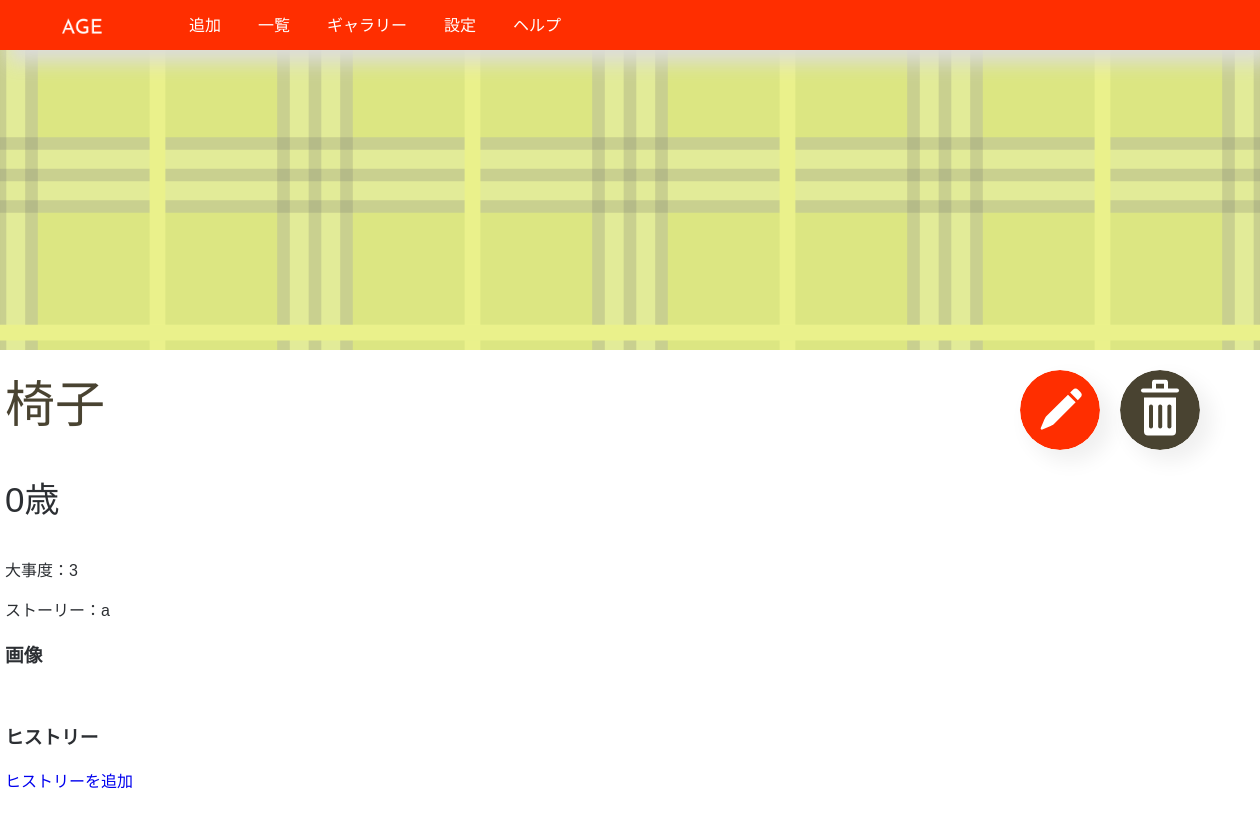
Page /furndetail/1/ on the earlier database version.
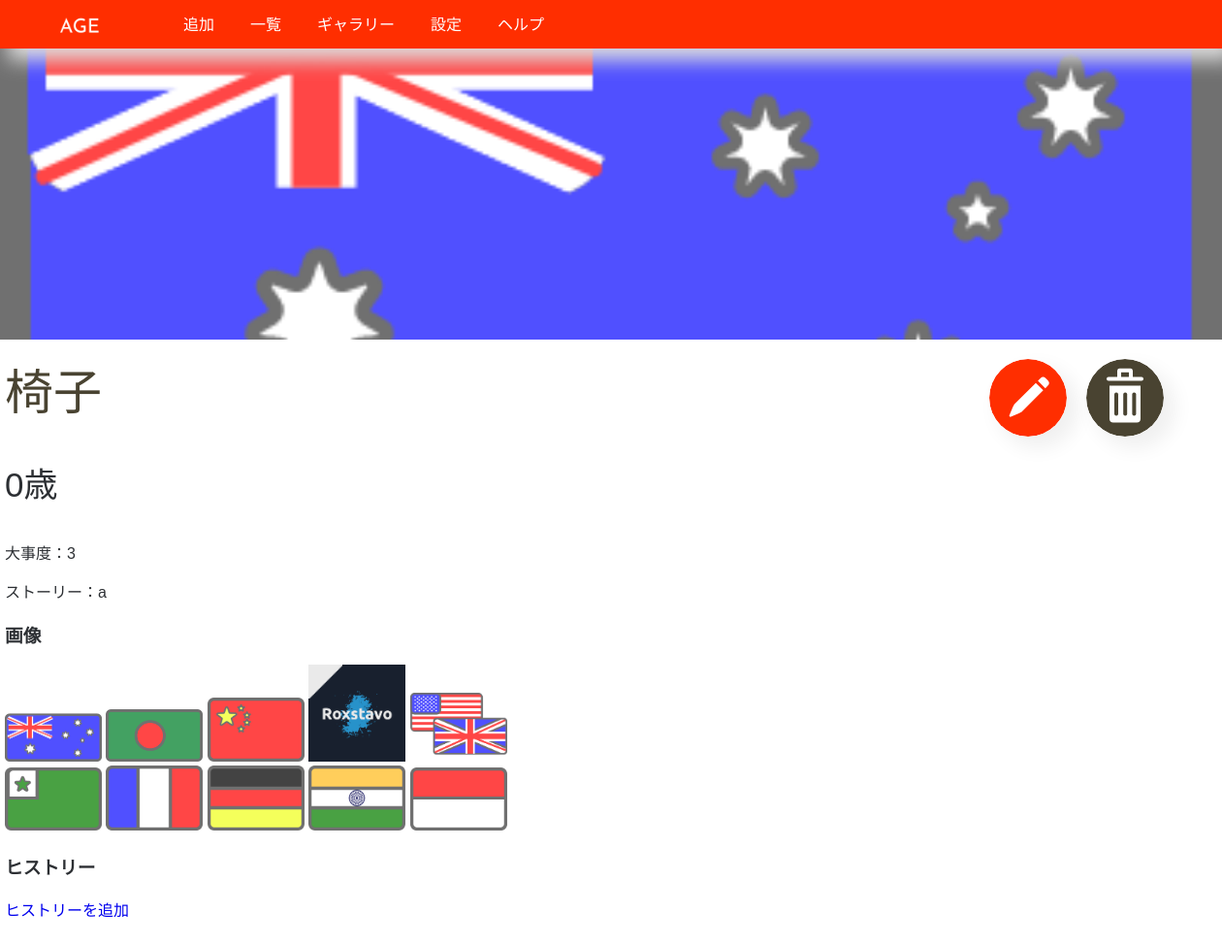
Same page on the later database version.
### age/models.py (models this page shows, shortened)
class Furn(models.Model):
	name = models.CharField('家具名',max_length=200)
	story = models.TextField('ストーリー',max_length=1000,default='')
	birthday = models.DateField('誕生日（購入日など）',default=datetime.date.today())
	favorite = models.IntegerField('お気に入り度',validators=[MinValueValidator(0),MaxValueValidator(10)],default=0)
	createDate = models.DateTimeField('家具 登録日時', auto_now_add = True)
	updateDate = models.DateTimeField('家具 更新日時', auto_now = True, blank=True, null=True)
	picture1 = models.ImageField('写真',upload_to='images/',null=True,blank=True)
	picture2 = models.ImageField(upload_to='images/',null=True,blank=True)
	picture3 = models.ImageField(upload_to='images/',null=True,blank=True)
	picture4 = models.ImageField(upload_to='images/',null=True,blank=True)
	picture5 = models.ImageField(upload_to='images/',null=True,blank=True)
	picture6 = models.ImageField(upload_to='images/',null=True,blank=True)
	picture7 = models.ImageField(upload_to='images/',null=True,blank=True)
	picture8 = models.ImageField(upload_to='images/',null=True,blank=True)
	picture9 = models.ImageField(upload_to='images/',null=True,blank=True)
	picture10 = models.ImageField(upload_to='images/',null=True,blank=True)

### age/views.py (the view)
# urls.py: path('furndetail/<int:pk>/', views.FurnDetailView.as_view(),name="furndetail"),
class FurnDetailView(DetailView):
    model = Furn
    template_name = "age/homeelec_detail.html"
    def get_context_data(self, **kwargs):
        context = super(FurnDetailView, self).get_context_data(**kwargs)
        context.update({
            'object2': FurnHistory.objects.filter(pk=self.kwargs['pk']),
            'type':'furn',
        })
        return context
    def get_queryset(self):
        return Furn.objects.all()
    success_url = reverse_lazy('age:list')

### age/templatetags/age.py (called while the page is built)
@register.filter(name="showage")
def showage(value, args):
    now = datetime.date.today()
    if now.month > args.month: #その一年で誕生日の月が過ぎている
        return now.year - args.year
    elif now.month == args.month: #誕生月
        if now.day == args.day: #今日が誕生日！！！！！！
            main_content = {
                "content": "今日は" + str(value) + "の誕生日です！"
            }
            requests.post(webhook_url,main_content)
            return now.year - args.year
        elif now.day > args.day: #誕生日は過ぎている
            return now.year - args.year
        else: #まだ誕生日を迎えていない
            return now.year - args.year - 1
    elif now.year - args.year <= 0: #マイナス防止
        return 0
    else:
        return now.year - args.year - 1 #まだ誕生日を迎えていない

@register.filter(name="addstr")
def addstr(arg1, arg2):
    return str(arg1) + str(arg2)

### age/templates/age/homeelec_detail.html (shortened to what this page needs)
{% extends 'base.html' %}
{% load age %}
{% load static%}
{% block header %}
{% if object.picture1 %}
   <img src='{{ MEDIA_URL }}{{object.picture1}}' width=1300 class="thumbnail">
{%else %}
   {% with img="img/"|addstr:type|addstr:"-background.svg" %}
         <img src="{% static img %}" width=1300 class="thumbnail">
   {% endwith %}
{% endif %}
{% if type == 'aniv' %}
<h1 class="thingstitle">{{ object.annivapp }}</h1>
{% else %}
<h1 class="thingstitle">{{ object.name }}</h1>
{% endif %}
{% endblock %}
{% block content %}
{% if type == 'furn' %}
   <p><a href="{% url 'age:furnupdate' object.pk%}" >
{% elif type == 'elec' %}
   <p><a href="{% url 'age:homeelecupdate' object.pk%}" >
{% elif type == 'aniv' %}
   <p><a href="{% url 'age:anivupdate' object.pk%}" >
{% elif type == 'cloth' %}
   <p><a href="{% url 'age:fashionupdate' object.pk%}" >
{% elif type == 'other' %}
   <p><a href="{% url 'age:otherupdate' object.pk%}" >
{% endif %}
<img src="{% static 'img/edit.svg' %}" width=80 alt="編集" class="editbtn"></a></p>
{% if type == 'furn' %}
   <p><a href="{% url 'age:furndelete' object.pk%}" >
{% elif type == 'elec' %}
   <p><a href="{% url 'age:homeelecdelete' object.pk%}" >
{% elif type == 'aniv' %}
   <p><a href="{% url 'age:anivdelete' object.pk%}" >
{% elif type == 'cloth' %}
   <p><a href="{% url 'age:fashiondelete' object.pk%}" >
{% elif type == 'other' %}
   <p><a href="{% url 'age:otherdelete' object.pk%}" >
{% endif %}
<img src="{% static 'img/delete.svg' %}" width=80 alt="削除" class="deletebtn"></a></p>
{% if type == 'aniv' %}
<p>記念日が起こってから :  <span class="detailage">{{ 0 | showage:object.didday}}年</span></p>
{% else %}
<h3 class="detailage">{{ 0 | showage:object.birthday}}歳</h3>
{% endif %}
<p>大事度：{{object.favorite}}</p>
<p>ストーリー：{{ object.story }}</p>
<h3 class="float-clear">画像</h3>
{% if object.picture1 %}
   <img src='{{ MEDIA_URL }}{{object.picture1}}' width=100>
{% endif %}
{% if object.picture2 %}
   <img src='{{ MEDIA_URL }}{{object.picture2}}' width=100>
{% endif %}
{% if object.picture3 %}
   <img src='{{ MEDIA_URL }}{{object.picture3}}' width=100>
{% endif %}
{% if object.picture4 %}
   <img src='{{ MEDIA_URL }}{{object.picture4}}' width=100>
{% endif %}
{% if object.picture5 %}
   <img src='{{ MEDIA_URL }}{{object.picture5}}' width=100>
{% endif %}
<br>
{% if object.picture6 %}
   <img src='{{ MEDIA_URL }}{{object.picture6}}' width=100>
{% endif %}
{% if object.picture7 %}
   <img src='{{ MEDIA_URL }}{{object.picture7}}' width=100>
{% endif %}
{% if object.picture8 %}
   <img src='{{ MEDIA_URL }}{{object.picture8}}' width=100>
{% endif %}
{% if object.picture9 %}
   <img src='{{ MEDIA_URL }}{{object.picture9}}' width=100>
{% endif %}
{% if object.picture10 %}
   <img src='{{ MEDIA_URL }}{{object.picture10}}' width=100>
{% endif %}
<h3>ヒストリー</h3>
{% if object2 %}
   {% if type == 'furn' %}
      <p><a href="{% url 'age:furnhistoryupd' object.pk%}" >ヒストリーを編集
   {% elif type == 'elec' %}
      <p><a href="{% url 'age:elechistoryupd' object.pk%}" >ヒストリーを編集
   {% elif type == 'aniv' %}
      <p><a href="{% url 'age:anivhistoryupd' object.pk%}" >ヒストリーを編集
   {% elif type == 'cloth' %}
      <p><a href="{% url 'age:fashionhistoryupd' object.pk%}" >ヒストリーを編集
   {% elif type == 'other' %}
      <p><a href="{% url 'age:otherhistoryupd' object.pk%}" >ヒストリーを編集
   {% endif %}
{% else %}
   {% if type == 'furn' %}
      <p><a href="{% url 'age:furnhistory' %}" >ヒストリーを追加</a></p>
   {% elif type == 'elec' %}
      <p><a href="{% url 'age:elechistory' %}" >ヒストリーを追加</a></p>
   {% elif type == 'aniv' %}
      <p><a href="{% url 'age:anivhistory' %}" >ヒストリーを追加</a></p>
   {% elif type == 'cloth' %}
      <p><a href="{% url 'age:fashionhistory'%}" >ヒストリーを追加</a></p>
   {% elif type == 'other' %}
      <p><a href="{% url 'age:otherhistory'%}" >ヒストリーを追加</a></p>
   {% endif %}
{% endif %}
{% endblock%}

### age/templates/base.html (shortened to what this page needs)
{% load static %}
<!DOCTYPE html>
<html lang="ja">
<head>
    <link rel="stylesheet" href="{% static 'css/main.css' %}">
</head>
<body>
    <header>
        <div class="header">
          <nav>
            <ul>
              <li><a href="/."><img src="{% static 'img/logo.png' %}" alt = "AGE" height= "20" class="logo"></a></li>
              <li><a href="/homeeleccreate">追加</a></li>
              <li><a href="/list">一覧</a></li>
              <li><a href="/gallery">ギャラリー</a></li>
              <li><a href="/.">設定</a></li>
              <li><a href="/.">ヘルプ</a></li>
            </ul>
          </nav>
        </div>
      </header>
        <div class="pagetitle">
        {% block header %}
        {% endblock header %}
        </div>
        <div class="main">
        {% block content %}
        {% endblock content %}
      </div>
</body>
</html>

### age/static/css/main.css (style rules this page uses)
.header { background-color: #ff2e00; height: 50px; width:100%; position: fixed; top: 0; z-index: 9999; display: block !important; margin: 0 auto 300px auto; box-shadow: 10px 10px 20px 2px #ddd; }
.logo { padding: 0 50px 0 0; margin: 0 ; }
.header li { padding: 0 10px; margin-top:0; list-style: none; float: left; display: inline; line-height: 20px; }
.header a { margin-left: 7px; padding:0 5px 16px 5px; margin-top:0; color: #fff; text-decoration: none; }
body { font-family: 'Open Sans', sans-serif; font-family: 'Noto Sans JP', sans-serif; margin:70px 0 100px 0; padding:0; color: #2C2F33; background-color: rgba(255, 255, 255, 0.781); position: relative; min-height: 100vh; margin-top:0; }
.main { width: 1250px; margin: 0 auto; }
a { text-decoration: none; }
h1 { font-size:50px; font-family: 'Noto Sans JP', sans-serif; font-weight: 400; color: #494331; width: 1250px; margin: 100px auto 0 auto; }
.thingstitle { margin: 10px auto 20px auto; }
.editbtn { top:350px; left:1000px; }
.deletebtn { top:350px; left:1100px; }
.addbtn,.editbtn,.deletebtn { position:absolute; margin:20px; border-radius:80px; box-shadow: 10px 10px 20px 2px #f0f0f0; }
.thumbnail { width:100%; height: 350px; margin:0 auto; object-fit: cover; }
.detailage { font-size:35px; font-weight: 400; }
.float-clear { clear:both; }

Differences in the rows shown:
changed Furn "椅子": picture1: picture added; picture2: picture added; picture3: picture added; picture4: picture added; picture5: picture added; picture6: picture added; picture7: picture added; picture8: picture added; picture9: picture added; picture10: picture added
